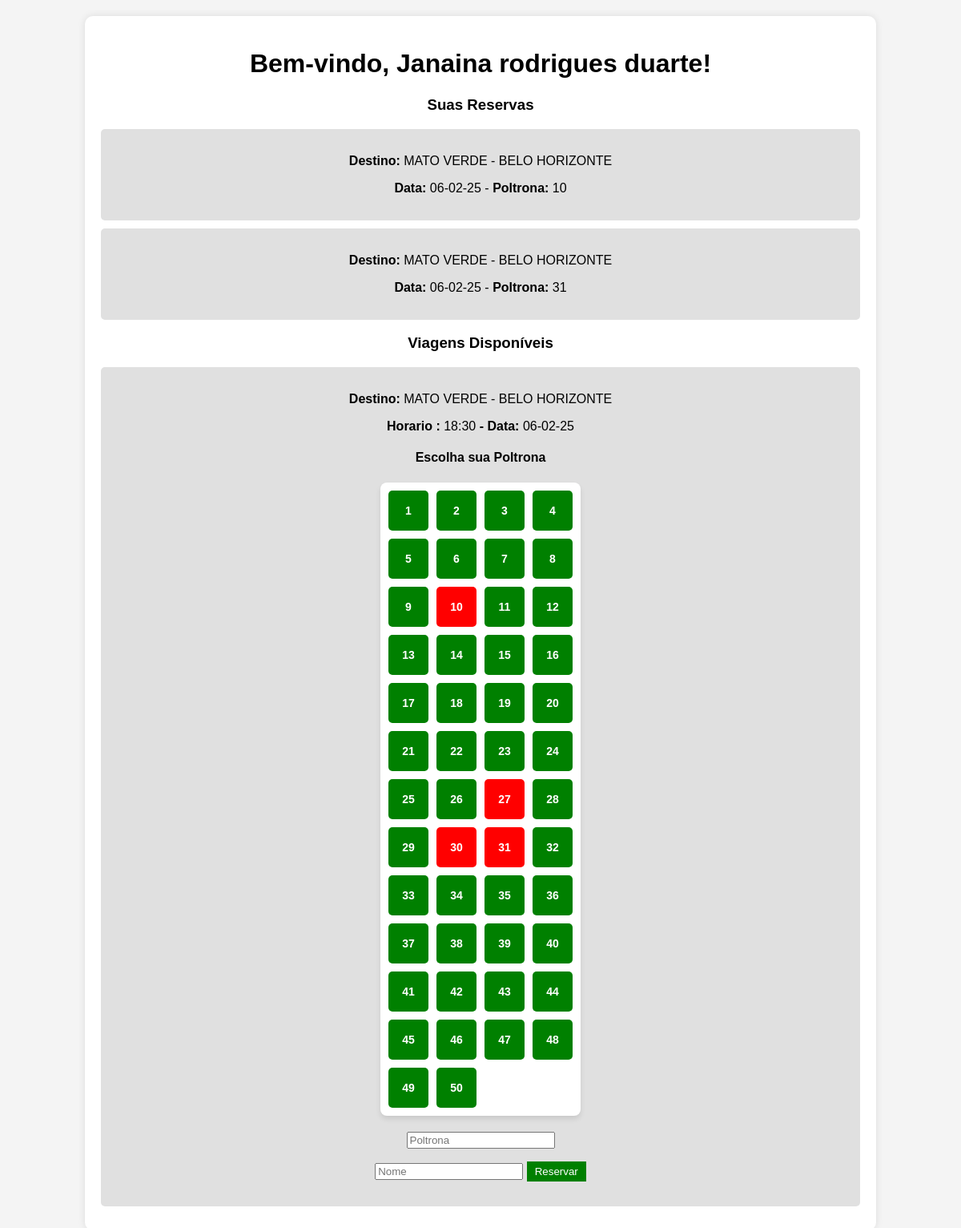
Page /user (signed in) on the committed database.
### tables this page shows
CREATE TABLE usuarios (
                        id INTEGER PRIMARY KEY AUTOINCREMENT,
                        nome TEXT,
                        email TEXT UNIQUE,
                        senha TEXT,
                        tipo TEXT DEFAULT 'user',
                        idade INTEGER,
                        cidade TEXT);

CREATE TABLE reservas (
                        id INTEGER PRIMARY KEY AUTOINCREMENT,
                        usuario_id INTEGER,
                        viagem_id INTEGER,
                        poltrona INTEGER,
                        status TEXT,
                        nome TEXT,
                        FOREIGN KEY(usuario_id) REFERENCES usuarios(id),
                        FOREIGN KEY(viagem_id) REFERENCES viagens(id));

CREATE TABLE viagens (
                        id INTEGER PRIMARY KEY AUTOINCREMENT,
                        origem TEXT,
                        destino TEXT,
                        data TEXT,
                        horario TEXT,
                        onibus TEXT);

### app.py (the view)
@app.route('/user')
def user():
    if 'usuario_id' in session:
        usuario_id = session['usuario_id']
        con = conectar_bd()
        cur = con.cursor()
        cur.execute("SELECT nome FROM usuarios WHERE id = ?", (usuario_id,))
        usuario = cur.fetchone()
        con.close()
        nome_usuario = usuario[0] if usuario else "Usuário"
        con = conectar_bd()
        cur = con.cursor()
        cur.execute("SELECT * FROM viagens")
        viagens = cur.fetchall()
        cur.execute("SELECT r.id, viagens.origem, viagens.destino, viagens.data, r.poltrona FROM reservas r JOIN viagens ON r.viagem_id = viagens.id WHERE r.usuario_id = ?", (usuario_id,))
        reservas = cur.fetchall()
        poltronas_ocupadas = {}
        for viagem in viagens:
            cur.execute("SELECT poltrona FROM reservas WHERE viagem_id = ? AND status = 'Confirmado'", (viagem[0],))
            ocupadas = cur.fetchall()
            poltronas_ocupadas[viagem[0]] = [row[0] for row in ocupadas]
        con.close()
        print(viagens)
        return render_template('user.html', viagens=viagens, reservas=reservas, poltronas_ocupadas=poltronas_ocupadas, nome_usuario=nome_usuario)
    return redirect(url_for('login'))

### app.py (called while the page is built)
def conectar_bd():
    return sqlite3.connect('banco.db', check_same_thread=False)

### templates/user.html (shortened to what this page needs)
<!DOCTYPE html>
<html lang="pt-br">
<head>
</head>
<body>
    <div class="container">
        <h1>Bem-vindo, {{ nome_usuario }}!</h1>
        <h3>Suas Reservas</h3>
        <div class="info">
            {% if reservas %}
                {% for reserva in reservas %}
                    <div class="viagem">
                        <p><strong>Destino:</strong> {{ reserva[2] }}</p>
                        <p><strong>Data:</strong> {{ reserva[3] }} - <strong>Poltrona:</strong> {{ reserva[4] }}</p>
                    </div>
                {% endfor %}
            {% else %}
                <p>Você ainda não possui reservas.</p>
            {% endif %}
        </div>
        <h3>Viagens Disponíveis</h3>
        {% if viagens %}
            {% for viagem in viagens %}
                <div class="viagem">
                    <p><strong>Destino:</strong> {{ viagem[2] }}</p>
                    <p> <strong>Horario :</strong> {{ viagem[4] }}<strong> - Data:</strong> {{ viagem[3] }}</p>
                    <h4>Escolha sua Poltrona</h4>
                    <div class="poltronas">
                        {% for i in range(1, 51) %}
                            <div class="poltrona {% if i in poltronas_ocupadas[viagem[0]] %}ocupada{% endif %}"
                                 onclick="selecionarPoltrona(this, 'poltrona_{{ viagem[0] }}')">
                                {{ i }}
                            </div>
                        {% endfor %}
                    </div>
                    <form method="POST" action="/reservar">
                        <input type="number" id="poltrona_{{ viagem[0] }}" name="poltrona" placeholder="Poltrona" required readonly>
			<p><input type="text" id="nome" name="nome" placeholder="Nome" required>
                        <button type="submit" class="btn">Reservar</button>
                    </form>
                </div>
            {% endfor %}
        {% else %}
            <p>Nenhuma viagem disponível no momento.</p>
        {% endif %}
    </div>
</body>
</html>

### templates/user.html (style rules this page uses)
body { font-family: Arial, sans-serif; background-color: #f4f4f4; text-align: center; }
.container { width: 80%; margin: 20px auto; background: white; padding: 20px; border-radius: 10px; box-shadow: 0px 0px 10px rgba(0, 0, 0, 0.1); }
.viagem { background: #e0e0e0; padding: 15px; margin: 10px 0; border-radius: 5px; }
.poltronas { display: grid; grid-template-columns: repeat(4, auto); gap: 10px; justify-content: center; margin: 20px auto; padding: 10px; width: fit-content; background: #fff; border-radius: 8px; box-shadow: 0px 4px 6px rgba(0, 0, 0, 0.1); }
.poltrona { width: 50px; height: 50px; background-color: green; color: white; border-radius: 5px; display: flex; align-items: center; justify-content: center; font-size: 14px; font-weight: bold; cursor: pointer; }
.poltrona.ocupada { background-color: red; cursor: not-allowed; }
.btn { background-color: green; color: white; border: none; padding: 5px 10px; cursor: pointer; }

### rows in the picture
usuarios: nome "Janaina rodrigues duarte"
reservas: destino "MATO VERDE - BELO HORIZONTE", data "06-02-25", poltrona "10"
reservas: destino "MATO VERDE - BELO HORIZONTE", data "06-02-25", poltrona "31"
viagens: destino "MATO VERDE - BELO HORIZONTE", horario "18:30", data "06-02-25", i "1" "2" "3" "4" "5" "6" "7" "8" "9" "10" "11" "12" "13" "14" "15" "16" "17" "18" "19" "20" "21" "22" "23" "24" "25" "26" "27" "28" "29" "30" "31" "32" "33" "34" "35" "36" "37" "38" "39" "40" "41" "42" "43" "44" "45" "46" "47" "48" "49" "50"
